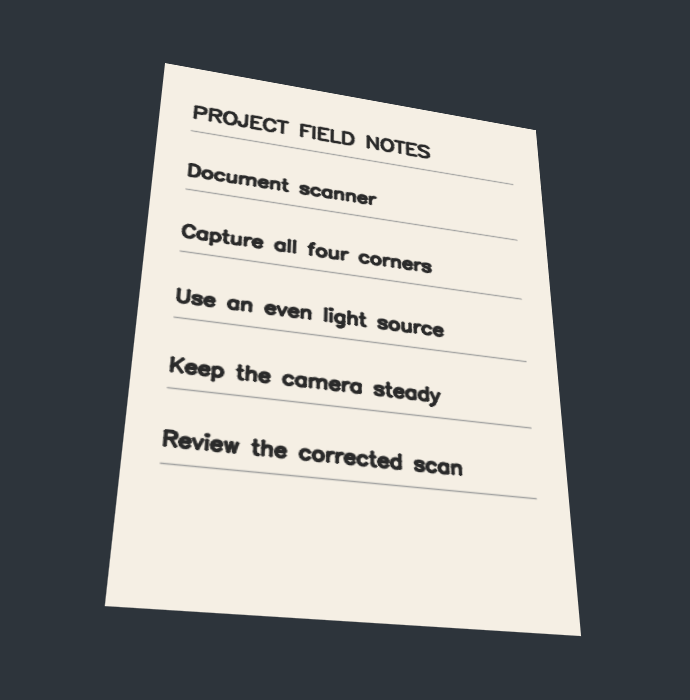
#> input picture examples/synthetic-photo.png, 690 x 700 px
$ python -i scanner.py   (imports and definitions only)
#> lines starting #> are read from the running program, lines starting #| are printed output that depends on the picture; after the words box and inside, x2 and y2 are one past the last pixel; in counts of white or black regions, pixels touching at a corner belong together
"""Find a document contour, rectify its perspective, and render a scan."""

from typing import Literal

import cv2
import numpy as np
from numpy.typing import ArrayLike, NDArray

from .image_utils import ImageArray, InvalidImageError

ScanMode = Literal["color", "grayscale", "bw"]
Rotation = Literal[0, 90, 180, 270]
Corners = NDArray[np.float32]
DETECTION_MAX_SIDE = 1200
MIN_DOCUMENT_AREA_RATIO = 0.10


class DocumentNotFoundError(ValueError):
    """No suitable four-sided document boundary was found."""


def _validate_image(image: ImageArray) -> None:
    if (
        not isinstance(image, np.ndarray)
        or image.dtype != np.uint8
        or image.ndim != 3
        or image.shape[2] != 3
        or min(image.shape[:2]) < 3
    ):
        raise InvalidImageError("Expected a uint8 BGR image at least 3 × 3 pixels.")


def order_points(points: ArrayLike) -> Corners:
    """Return four convex corners in top-left, top-right, bottom-right, bottom-left order."""
    corners = np.asarray(points, dtype=np.float32)
    if corners.shape not in ((4, 2), (4, 1, 2)) or not np.isfinite(corners).all():
        raise ValueError("Expected four finite (x, y) corner coordinates.")

    hull = cv2.convexHull(corners.reshape(4, 2), clockwise=False).reshape(-1, 2)
    if len(hull) != 4 or cv2.contourArea(hull) < 1:
        raise ValueError("Corners must form a nondegenerate convex quadrilateral.")

    # The convex hull gives a consistent cyclic order, even when corners tie
    # on coordinate sums (for example, a diamond).
    x, y = hull.T
    start = np.lexsort((x, y, x + y))[0]
    return np.roll(hull, -start, axis=0)


def validate_manual_corners(points: ArrayLike, image_shape: tuple[int, ...]) -> Corners:
    """Validate four source-image pixel coordinates and return them in winding order."""
    try:
        corners = order_points(points)
    except (TypeError, ValueError, OverflowError) as exc:
        raise InvalidImageError("Choose four distinct corners that form a convex quadrilateral.") from exc

    height, width = image_shape[:2]
    x, y = corners.T
    if np.any((x < 0) | (x > width - 1) | (y < 0) | (y > height - 1)):
        raise InvalidImageError("All four corners must be within the photo.")

    edges = np.roll(corners, -1, axis=0) - corners
    if np.any(np.linalg.norm(edges, axis=1) < 3) or cv2.contourArea(corners) < 9:
        raise InvalidImageError("The selected document is too small to scan.")
    return corners


def detect_document(image: ImageArray) -> Corners:
    """Return document corners in source coordinates or raise DocumentNotFoundError."""
    _validate_image(image)
    height, width = image.shape[:2]
    scale = min(1.0, DETECTION_MAX_SIDE / max(height, width))
    if scale < 1:
        working_size = (max(3, round(width * scale)), max(3, round(height * scale)))
        working = cv2.resize(image, working_size, interpolation=cv2.INTER_AREA)
    else:
        working = image

    work_height, work_width = working.shape[:2]
    frame_area = work_width * work_height
    gray = cv2.cvtColor(working, cv2.COLOR_BGR2GRAY)
    blurred = cv2.GaussianBlur(gray, (5, 5), 0)
    edges = cv2.Canny(blurred, 40, 120)
    kernel = cv2.getStructuringElement(cv2.MORPH_RECT, (5, 5))
    edges = cv2.morphologyEx(edges, cv2.MORPH_CLOSE, kernel)
    contours, _ = cv2.findContours(edges, cv2.RETR_LIST, cv2.CHAIN_APPROX_SIMPLE)

    for contour in sorted(contours, key=cv2.contourArea, reverse=True):
        area = cv2.contourArea(contour)
        if area < MIN_DOCUMENT_AREA_RATIO * frame_area:
            break
        perimeter = cv2.arcLength(contour, True)
        for tolerance in (0.015, 0.02, 0.03):
            polygon = cv2.approxPolyDP(contour, tolerance * perimeter, True)
            if len(polygon) != 4 or not cv2.isContourConvex(polygon):
                continue
            polygon_area = cv2.contourArea(polygon)
            if polygon_area < MIN_DOCUMENT_AREA_RATIO * frame_area or area < 0.85 * polygon_area:
                continue
            x, y, box_width, box_height = cv2.boundingRect(polygon)
            if x <= 2 and y <= 2 and x + box_width >= work_width - 2 and y + box_height >= work_height - 2:
                continue
            corners = order_points(polygon)
            edges = np.roll(corners, -1, axis=0) - corners
            if np.min(np.linalg.norm(edges, axis=1)) < 0.05 * min(work_width, work_height):
                continue
            # Undo OpenCV's pixel-center resize mapping on each axis.
            source_scale = np.array([width / work_width, height / work_height], dtype=np.float32)
            return (corners + 0.5) * source_scale - 0.5

    raise DocumentNotFoundError(
        "No document boundary found. Try a contrasting background with all four corners visible."
    )


def four_point_transform(image: ImageArray, points: ArrayLike) -> ImageArray:
    """Warp the document from the full-resolution BGR source."""
    _validate_image(image)
    ordered = order_points(points)
    top_left, top_right, bottom_right, bottom_left = ordered
    width = round(max(np.linalg.norm(top_right - top_left), np.linalg.norm(bottom_right - bottom_left)))
    height = round(max(np.linalg.norm(bottom_left - top_left), np.linalg.norm(bottom_right - top_right)))
    if min(width, height) < 3:
        raise InvalidImageError("The detected document is too small to scan.")

    destination = np.array(
        [[0, 0], [width - 1, 0], [width - 1, height - 1], [0, height - 1]],
        dtype=np.float32,
    )
    transform = cv2.getPerspectiveTransform(ordered, destination)
    return cv2.warpPerspective(image, transform, (width, height), flags=cv2.INTER_LINEAR)


def render_scan(image: ImageArray, mode: ScanMode) -> ImageArray:
    """Return the requested presentation of a perspective-corrected BGR image."""
    _validate_image(image)
    if mode == "color":
        return image
    if mode not in ("grayscale", "bw"):
        raise ValueError(f"Unknown scan mode: {mode}")

    gray = cv2.cvtColor(image, cv2.COLOR_BGR2GRAY)
    if mode == "grayscale":
        return cv2.createCLAHE(clipLimit=2.0, tileGridSize=(8, 8)).apply(gray)

    # Scale the local threshold window to the scan resolution and keep it odd.
    short_side = min(gray.shape)
    block_size = max(3, min(151, (short_side // 16) | 1))
    return cv2.adaptiveThreshold(
        gray, 255, cv2.ADAPTIVE_THRESH_GAUSSIAN_C, cv2.THRESH_BINARY, block_size, 12
    )


def rotate_scan(image: ImageArray, rotation: Rotation = 0) -> ImageArray:
    """Rotate a color or single-channel scan clockwise in exact quarter turns."""
    if rotation == 0:
        return image
    codes = {90: cv2.ROTATE_90_CLOCKWISE, 180: cv2.ROTATE_180, 270: cv2.ROTATE_90_COUNTERCLOCKWISE}
    if rotation not in codes:
        raise ValueError("Rotation must be 0, 90, 180, or 270 degrees clockwise.")
    return cv2.rotate(image, codes[rotation])


def scan_document(
    image: ImageArray,
    mode: ScanMode = "color",
    *,
    corners: ArrayLike | None = None,
    rotation: Rotation = 0,
) -> ImageArray:
    """Rectify detected or manually selected corners and render the rotated scan."""
    _validate_image(image)
    boundary = detect_document(image) if corners is None else validate_manual_corners(corners, image.shape)
    corrected = four_point_transform(image, boundary)
    return rotate_scan(render_scan(corrected, mode), rotation)

>>> import cv2
>>> picture = cv2.imread('../examples/synthetic-photo.png')
#> picture is the input picture: shape (700, 690, 3); mean B, G, R 132.4, 133.4, 132.2
>>> result = scan_document(picture)
#> in detect_document, `edges = cv2.Canny(blurred, 40, 120)`:
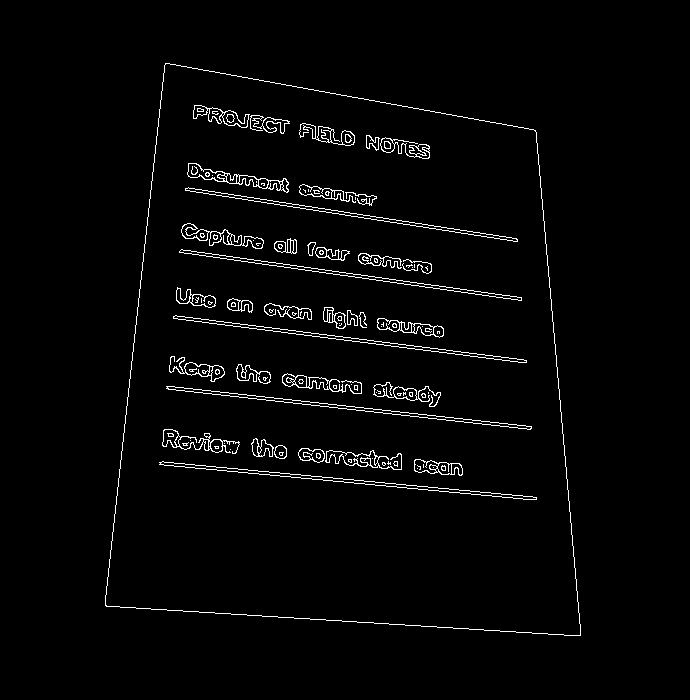
#> edges: shape (700, 690); 2.4% white in thin lines or dots, all inside (x1, y1, x2, y2) = (105, 63, 581, 636)
#> in detect_document, `edges = cv2.morphologyEx(edges, cv2.MORPH_CLOSE, kernel)`:
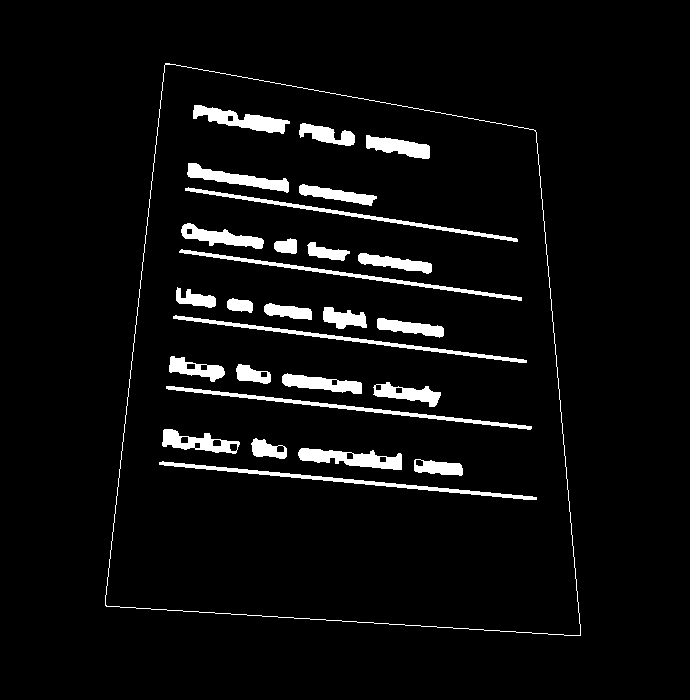
#> edges: shape (700, 690); 5% white; 28 white regions
#> in detect_document, `contours, _ = cv2.findContours(edges, cv2.RETR_LIST, cv2.CHAIN_APPROX_..`: contours = 45 contours; largest, box (x1, y1, x2, y2) and area: (105, 63, 581, 636) 222478, (105, 64, 581, 636) 222471, (298, 448, 402, 470) 1178, (193, 105, 290, 134) 1114, (159, 461, 537, 500) 1106
#> the loop in detect_document, `for contour in sorted(contours, key=cv2.contourArea, reverse=True):` made 1 pass
#> (area, perimeter) on pass 1: (222478, 1975.7)
#> in scan_document, `boundary = detect_document(image) if corners is None else validate_man..`: boundary = [[165, 63], [535, 130], [580, 635], [105, 605]]
#> in four_point_transform, `top_left, top_right, bottom_right, bottom_left = ordered`: top_left = [165, 63]; top_right = [535, 130]; bottom_right = [580, 635]; bottom_left = [105, 605]
#> in four_point_transform, `width = round(max(np.linalg.norm(top_right - top_left), np.linalg.norm..`: width = 476
#> in four_point_transform, `height = round(max(np.linalg.norm(bottom_left - top_left), np.linalg.n..`: height = 545
#> in four_point_transform, `destination = np.array( [[0, 0], [width - 1, 0], [width - 1, height - ..`: destination = [[0, 0], [475, 0], [475, 544], [0, 544]]
#> in four_point_transform, `transform = cv2.getPerspectiveTransform(ordered, destination)`: transform = [[1.14, 0.126, -195.5], [-0.227, 1.25, -41.51], [-0.000304, 0.000505, 1]]
#> in four_point_transform, `return cv2.warpPerspective(image, transform, (width, height), flags=cv..`:
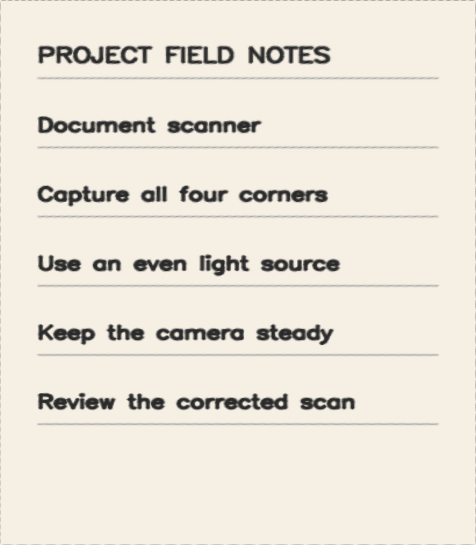
#> returned value: shape (545, 476, 3); mean of channels 0, 1, 2 217.7, 228, 233.6; drawn as B, G, R
